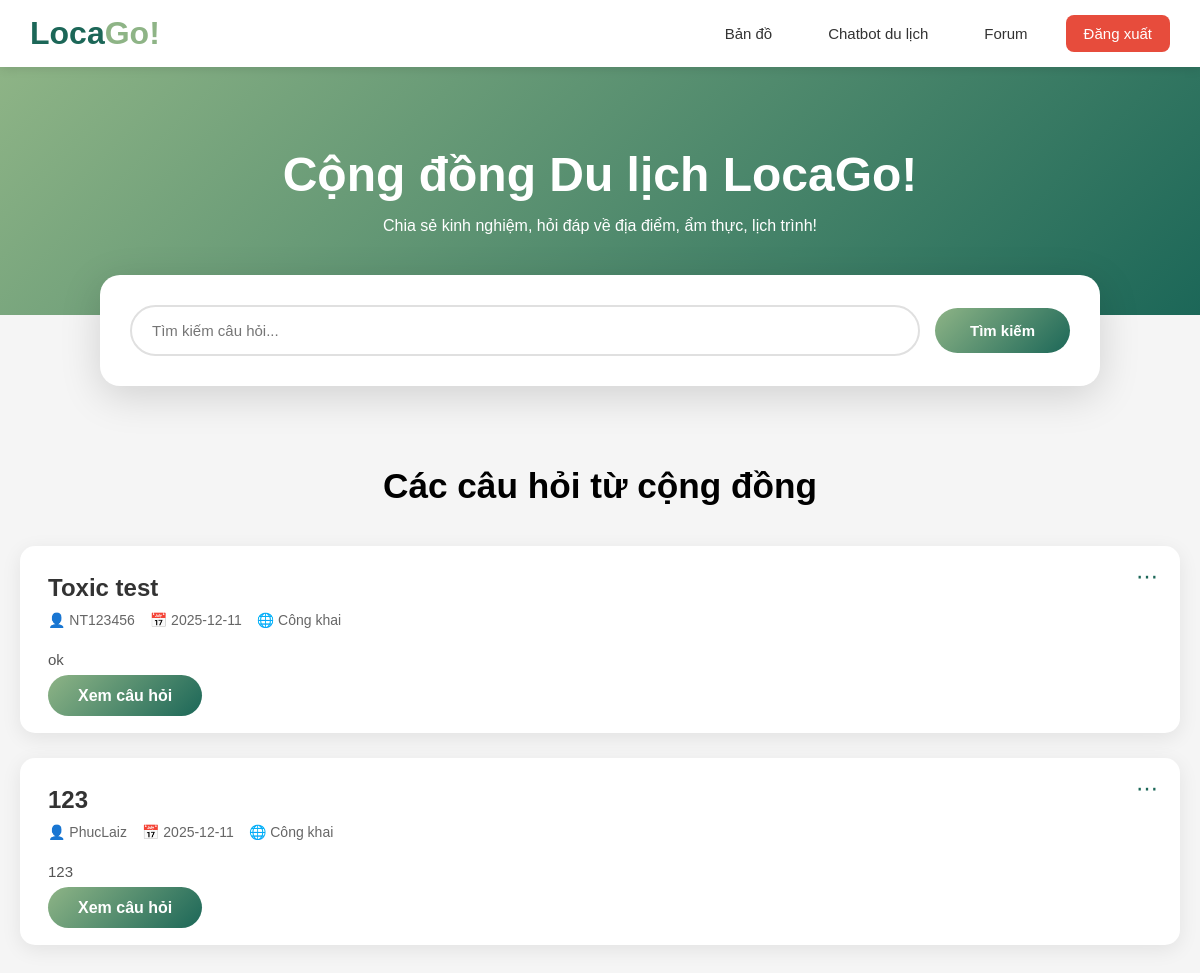
The page /forum (signed in) on the database its author committed.
### models.py (models this page shows)
class Post(db.Model):
    __tablename__ = "posts"
    id = db.Column(db.Integer, primary_key=True, autoincrement=True)
    title = db.Column(db.Text, nullable=True)
    content = db.Column(db.Text, nullable=True)
    images = db.Column(db.Text)
    questioner_id = db.Column(db.Integer, db.ForeignKey("user.id"))
    tag = db.Column(db.String, default="unanswered")
    privacy = db.Column(db.String(30), default='public', nullable=False)
    created_at = db.Column(db.DateTime, server_default=func.datetime("now", "localtime"))
    answers = db.relationship("Answer", back_populates="post", cascade="all, delete")
    questioner = db.relationship("User", back_populates="posts")

class User(db.Model, UserMixin):
    __tablename__ = "user"
    id = db.Column(db.Integer, primary_key=True)
    username = db.Column(db.String(150), unique=True, nullable=False)
    password = db.Column(db.String(200), nullable=False)
    online = db.Column(Boolean, default=True)
    share_mode = db.Column(db.String(50), default="friends")  # hidden, friends
    posts = db.relationship("Post", back_populates="questioner", cascade="all, delete")
    answers = db.relationship("Answer", back_populates="answerer", cascade="all, delete")
    is_admin = db.Column(db.Boolean, default=False)

### Forum/forum.py (the view)
@forum.route("/forum")
def show_forum():
    posts_with_answers = get_visible_posts_orm()
    return render_template("forum.html", posts=posts_with_answers)

### app.py (called while the page is built)
@login_manager.user_loader
def load_user(user_id):
    return User.query.get(int(user_id))

### Forum/template/forum.html (shortened to what this page needs)
<!DOCTYPE html>
<html lang="vi">
<head>
</head>
<body>
<header>
    <div class="header-container">
        <a href="/" class="logo">Loca<span>Go!</span></a>
        <div class="nav-links">
            <a href="/MapRouting">Bản đồ</a>
            <a href="/chat_ui">Chatbot du lịch</a>
            <a href="{{ url_for('forum.show_forum') }}">Forum</a>
            {% if current_user.is_authenticated %}
                <a href="{{ url_for('login_bp.logout') }}" class="btn-danger">Đăng xuất</a>
            {% else %}
                <a href="{{ url_for('login_bp.register') }}" class="btn-secondary">Đăng ký</a>
                <a href="{{ url_for('login_bp.login') }}" class="btn-primary">Đăng nhập</a>
            {% endif %}
        </div>
    </div>
</header>
<section class="hero-banner">
    <h1>Cộng đồng Du lịch LocaGo!</h1>
    <p>Chia sẻ kinh nghiệm, hỏi đáp về địa điểm, ẩm thực, lịch trình!</p>
</section>
<div class="search-container">
    <form action="{{ url_for('forum.search_forum') }}" method="get">
        <div class="search-box">
            <input type="text" name="q" placeholder="Tìm kiếm câu hỏi..." value="{{ query or '' }}">
            <button type="submit" class="search-button btn-primary">Tìm kiếm</button>
        </div>
    </form>
</div>
<div class="container">
    <h2 class="section-title">Các câu hỏi từ cộng đồng</h2>
    {% if posts %}
        {% for post in posts %}
        <div class="post-card">
            <div class="post-menu" onclick="toggleMenu({{ post.id }})">⋯</div>
            <h3 class="post-title">{{ post.title }}</h3>
            <div class="post-meta">
                <span>👤 {{ post.username }}</span>
                <span>📅 {{ post.created_at[:10] }}</span>
                <span>
                    {% if post.privacy == "public" %} 🌐 Công khai
                    {% elif post.privacy == "friends" %} 👥 Bạn bè
                    {% else %} 🔒 Riêng tư
                    {% endif %}
                </span>
            </div>
            <p class="post-content-preview">
                {{ post.content[:150] }}{% if post.content|length > 150 %}...{% endif %}
            </p>
            <div class="post-actions">
                <a href="/forum/post/{{ post.id }}">Xem câu hỏi</a>
            </div>
        </div>
        {% endfor %}
    {% else %}
        <p style="text-align:center; color:#666;">Chưa có câu hỏi nào.</p>
    {% endif %}
</div>
</body>
</html>

### Forum/template/forum.html (style rules this page uses)
* { margin: 0; padding: 0; box-sizing: border-box; }
body { font-family: 'Poppins', sans-serif; background: #f5f5f5; min-height: 100vh; }
header { background: white; box-shadow: 0 2px 10px rgba(0,0,0,0.1); padding: 15px 30px; position: sticky; top: 0; z-index: 1000; }
.header-container { max-width: 1400px; margin: 0 auto; display: flex; justify-content: space-between; align-items: center; }
.logo { font-size: 32px; font-weight: 700; color: #1C6758; text-decoration: none; }
.logo span { color: #8EB486; }
.nav-links { display: flex; gap: 20px; align-items: center; }
.nav-links a { text-decoration: none; color: #333; padding: 10px 18px; border-radius: 8px; transition: 0.3s; font-size: 15px; font-weight: 500; }
.btn-primary { background: linear-gradient(135deg, #1C6758, #8EB486); color: white !important; }
.btn-danger { background: #e74c3c !important; color: white !important; }
.hero-banner { background: linear-gradient(135deg, #8EB486 0%, #1C6758 100%); padding: 80px 20px; text-align: center; color: white; }
.hero-banner h1 { font-size: 3em; margin-bottom: 15px; font-weight: 700; }
.search-button { padding: 14px 35px; border: none; border-radius: 40px; background: linear-gradient(135deg, #8EB486, #1C6758); color: white; font-size: 15px; font-weight: 600; cursor: pointer; transition: 0.3s ease; }
.search-container { max-width: 1000px; margin: -40px auto 40px; background: white; border-radius: 20px; padding: 30px; box-shadow: 0 10px 40px rgba(0,0,0,0.15); }
.search-box { display: flex; align-items: center; gap: 15px; }
.search-box input { flex: 1; padding: 15px 20px; border: 2px solid #e0e0e0; border-radius: 50px; font-size: 15px; }
.container { max-width: 1200px; margin: 0 auto; padding: 40px 20px; }
.section-title { text-align: center; font-size: 2.2em; font-weight: 700; margin-bottom: 40px; }
.post-card { background: white; border-radius: 15px; padding: 28px; margin-bottom: 25px; box-shadow: 0 5px 20px rgba(0,0,0,0.08); transition: 0.3s; position: relative; }
.post-title { font-size: 1.5em; font-weight: 600; color: #333; }
.post-meta { display: flex; gap: 15px; color: #666; font-size: 14px; margin: 10px 0 20px; }
.post-content-preview { color: #555; line-height: 1.6; font-size: 15px; margin-bottom: 15px; overflow: hidden; display: -webkit-box; -webkit-line-clamp: 2; -webkit-box-orient: vertical; }
.post-actions a { padding: 12px 30px; background: linear-gradient(135deg, #8EB486, #1C6758); color: white; border-radius: 50px; text-decoration: none; font-weight: 600; }
.post-menu { position: absolute; top: 14px; right: 14px; cursor: pointer; font-size: 22px; padding: 4px 8px; border-radius: 10px; color: #1C6758; transition: 0.2s ease; user-select: none; }

### rows shown on the page
Post: title "Toxic test", username "NT123456", created_at "2025-12-11", privacy "🌐 Công khai", content "ok"
Post: title "123", content "123"
User: username "PhucLaiz"

### other values the page prints
{{ post.created_at[:10] }} "2025-12-11"
